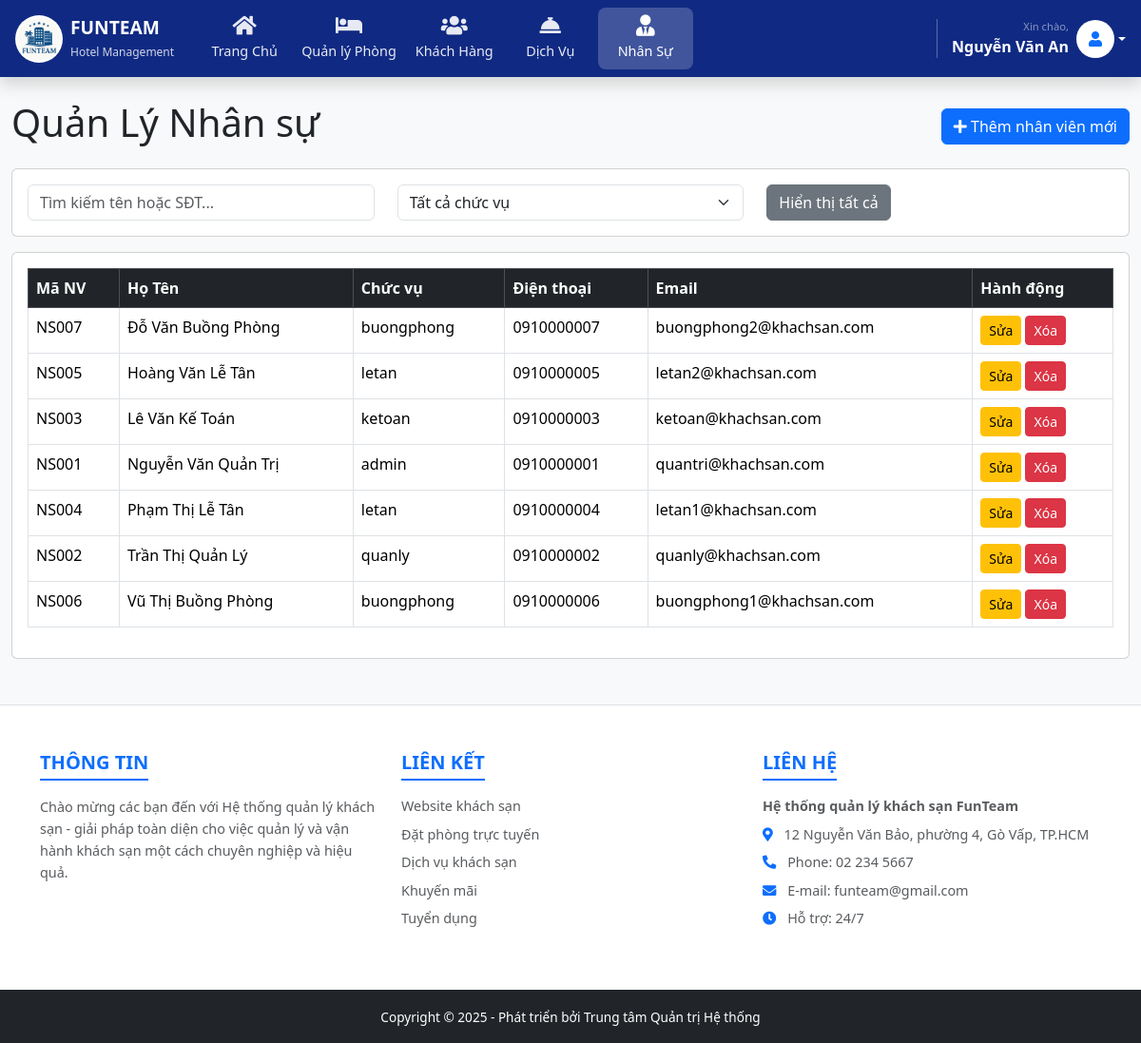
/dashboard.php?page=nhanvien (signed in), run on the app's committed database.
### tables this page shows
CREATE TABLE `nhansu` (
  `maNS` varchar(20) NOT NULL,
  `idUser` int(11) default NULL,
  `hoTen` varchar(100) default NULL,
  `gioiTinh` varchar(10) default NULL,
  `soDienThoai` varchar(20) default NULL,
  `ngayVaoLam` date default NULL,
  PRIMARY KEY  (`maNS`),
  KEY `idUser` (`idUser`)
);

CREATE TABLE `taikhoan` (
  `idUser` int(11) NOT NULL auto_increment,
  `email` varchar(100) NOT NULL,
  `matKhau` varchar(255) NOT NULL,
  `loaiTaiKhoan` enum('KhachHang','Doan','NhanVien','Admin') NOT NULL default 'KhachHang',
  `idThamChieu` int(11) default NULL,
  `vaiTro` varchar(50) default NULL,
  `trangThai` varchar(50) default 'HoatDong',
  `ngayTao` date default NULL,
  PRIMARY KEY  (`idUser`),
  UNIQUE KEY `email` (`email`)
);

### controller/nhanvienController.php (called while the page is built, shortened)
<?php
require_once dirname(__FILE__) . '/../model/NhanVienModel.php';
$nhanVienModel = new NhanVienModel();
$dsNhanVien = $nhanVienModel->getDanhSachNV();
include dirname(__FILE__) . '/../view/quanlynhanvien.php';
?>

### model/NhanVienModel.php (called while the page is built, shortened)
<?php
require_once dirname(__FILE__) . '/../config/database.php';
class NhanVienModel {
    private $conn;
    public function __construct() {
        $database = new Database();
        $this->conn = $database->getConnection();
    }
    public function getDanhSachNV() {
        $sql = "SELECT n.maNS AS MaNV, n.hoTen AS HoTen, t.vaiTro AS ChucVu, n.soDienThoai AS DienThoai, t.email AS Email
                FROM nhansu n
                LEFT JOIN taikhoan t ON t.idUser = n.idUser
                ORDER BY n.hoTen";
        $stmt = $this->conn->query($sql);
        return $stmt->fetchAll(PDO::FETCH_ASSOC);
    }
}
?>

### config/database.php (called while the page is built, shortened)
<?php
class Database {
    private $host = "localhost";
    private $db_name = "quanlykhachsan";
    private $username = "root";
    private $password = "";
    public function getConnection() {
        $this->conn = null;
        try {
            $dsn = "mysql:host={$this->host};dbname={$this->db_name};charset=utf8mb4";
            $options = array(
                PDO::ATTR_ERRMODE => PDO::ERRMODE_EXCEPTION,
                PDO::ATTR_DEFAULT_FETCH_MODE => PDO::FETCH_ASSOC,
                PDO::ATTR_EMULATE_PREPARES => false,
                PDO::MYSQL_ATTR_INIT_COMMAND => "SET NAMES 'utf8mb4'"
            );
            $this->conn = new PDO($dsn, $this->username, $this->password, $options);
        } catch(PDOException $e) {
            if (strpos($e->getMessage(), 'Unknown character set') !== false || strpos($e->getMessage(), "SQLSTATE[42000]") !== false) {
                try {
                    $dsn = "mysql:host={$this->host};dbname={$this->db_name};charset=utf8";
                    $options[PDO::MYSQL_ATTR_INIT_COMMAND] = "SET NAMES 'utf8'";
                    $this->conn = new PDO($dsn, $this->username, $this->password, $options);
                } catch(PDOException $ex) {
                    echo "Kết nối thất bại: " . $ex->getMessage();
                    exit;
                }
            } else {
                echo "Kết nối thất bại: " . $e->getMessage();
                exit;
            }
        }
        return $this->conn;
    }
}
?>

### view/quanlynhanvien.php (the view, shortened to what this page needs)
<div class="d-flex justify-content-between align-items-center mb-3">
    <h1>Quản Lý Nhân sự</h1>
    <button class="btn btn-primary" data-bs-toggle="modal" data-bs-target="#nhanVienModal" id="btnThemNhanVien">
        <i class="fas fa-plus"></i> Thêm nhân viên mới
    </button>
</div>
<div class="card mb-3">
    <div class="card-body">
        <form id="formFilterNV" onsubmit="return false;">
            <div class="row">
                <div class="col-md-4">
                    <input type="text" id="searchKeywordNV" class="form-control" placeholder="Tìm kiếm tên hoặc SĐT...">
                </div>
                <div class="col-md-4">
                    <select id="filterChucVu" class="form-select">
                        <option value="">Tất cả chức vụ</option>
                    </select>
                </div>
                <div class="col-md-4">
                    <button type="button" class="btn btn-secondary" id="btnResetFilterNV">
                        Hiển thị tất cả
                    </button>
                </div>
            </div>
        </form>
    </div>
</div>
<div class="card">
    <div class="card-body table-responsive">
        <table class="table table-bordered table-hover" id="tableNhanVien">
            <thead class="table-dark">
                <tr>
                    <th>Mã NV</th>
                    <th>Họ Tên</th>
                    <th>Chức vụ</th>
                    <th>Điện thoại</th>
                    <th>Email</th>
                    <th>Hành động</th>
                </tr>
            </thead>
            <tbody>
                <?php if (!empty($dsNhanVien)): ?>
                    <?php foreach($dsNhanVien as $nv): ?>
                    <tr>
                        <td><?php echo $nv['MaNV']; ?></td>
                        <td><?php echo $nv['HoTen']; ?></td>
                        <td><?php echo $nv['ChucVu']; ?></td>
                        <td><?php echo $nv['DienThoai']; ?></td>
                        <td><?php echo $nv['Email']; ?></td>
                        <td>
                            <button class="btn btn-warning btn-sm btn-sua-nv"
                                    data-bs-toggle="modal" data-bs-target="#nhanVienModal"
                                    data-manv="<?php echo $nv['MaNV']; ?>"
                                    data-hoten="<?php echo $nv['HoTen']; ?>"
                                    data-chucvu="<?php echo $nv['ChucVu']; ?>"
                                    data-dienthoai="<?php echo $nv['DienThoai']; ?>"
                                    data-email="<?php echo $nv['Email']; ?>">
                                Sửa
                            </button>
                            <button class="btn btn-danger btn-sm btn-xoa-nv"
                                    data-manv="<?php echo $nv['MaNV']; ?>">
                                Xóa
                            </button>
                        </td>
                    </tr>
                    <?php endforeach; ?>
                <?php else: ?>
                    <tr>
                        <td colspan="6" class="text-center">Chưa có dữ liệu nhân viên.</td>
                    </tr>
                <?php endif; ?>
            </tbody>
        </table>
    </div>
</div>

### data on the page
nhansu: maNS "NS007", hoTen "Đỗ Văn Buồng Phòng", idUser.vaiTro "buongphong", soDienThoai "0910000007", idUser.email "buongphong2@khachsan.com"
nhansu: maNS "NS005", hoTen "Hoàng Văn Lễ Tân", idUser.vaiTro "letan", soDienThoai "0910000005", idUser.email "letan2@khachsan.com"
nhansu: maNS "NS003", hoTen "Lê Văn Kế Toán", idUser.vaiTro "ketoan", soDienThoai "0910000003", idUser.email "ketoan@khachsan.com"
nhansu: maNS "NS001", hoTen "Nguyễn Văn Quản Trị", idUser.vaiTro "admin", soDienThoai "0910000001", idUser.email "quantri@khachsan.com"
nhansu: maNS "NS004", hoTen "Phạm Thị Lễ Tân", idUser.vaiTro "letan", soDienThoai "0910000004", idUser.email "letan1@khachsan.com"
nhansu: maNS "NS002", hoTen "Trần Thị Quản Lý", idUser.vaiTro "quanly", soDienThoai "0910000002", idUser.email "quanly@khachsan.com"
nhansu: maNS "NS006", hoTen "Vũ Thị Buồng Phòng", idUser.vaiTro "buongphong", soDienThoai "0910000006", idUser.email "buongphong1@khachsan.com"

### other printed values
$_SESSION['user']['hoTen'] "Nguyễn Văn An"
